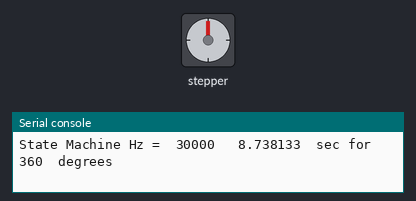
This program was run on a simulated Raspberry Pi Pico running MicroPython. Shown: stepper motor, the last lines printed to the serial console. The stepper is drawn at 2048 steps a turn.

Above: at 0.15 s.
At 12.6 s:
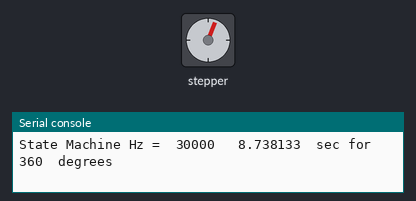
At 25.1 s:
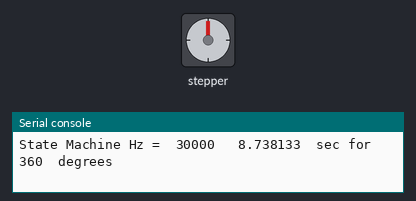
At 39.73 s:
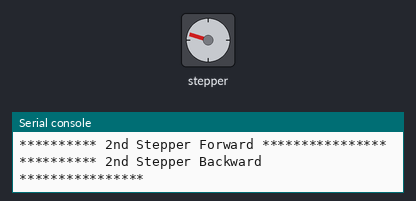
Timing chart, 0 to 40.0 s (numbered marks = the images above):
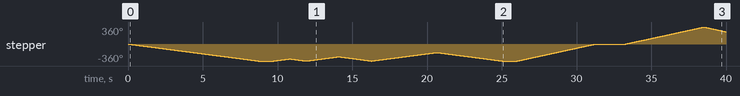

The program:

setpper_motor2.py
```python
# Programmable I/O example with 2 unipolar steppers 28BYJ-48 + UNL2003
#  an Half Step sequence is used-  Sept 2021 - federico

from machine import Pin
from rp2 import PIO, StateMachine, asm_pio
from utime import sleep


# ====== start Input DATA =======
stepper_ratio = 1 / 64     # see stepper data sheet
cog_nr = 8                 # see stepper data sheet
# stepper motor- same colors sequence for pi pico BluePinkYellowOrange - ULN2003 BPYO
# start_pin_0 = Pin(10)      # Stepper nr.1 - 1st ( Blue color) of 4 stepper's pins
start_pin_1 = Pin(18)      # Stepper nr.2 - 1st ( Blue color) of 4 stepper's pins
nr_sm_pins = 4

# sm  2 <= kHz <= 50 this trial with unipolar stepper 28BYJ-48
frequency = 30_000         # default state machine frequency
min_frequency = 2_000      # from trials
max_frequency = 50_000     # from trials
rev_angle = 360
degrees = 360
HALF_STEP = [9, 1, 3, 2, 6, 4, 12, 8]  # see forward_PIO() & backwards_PIO()
nop_clock_delays = 32                  # see forward_PIO() & backwards_PIO()

# ====== end  Input DATA =======
steps_rev = int(cog_nr * len(HALF_STEP) * 1/stepper_ratio)
# Run the state machine for sec_rev (360 degrees) sec
sec_rev = (1 / frequency) * 2 * nop_clock_delays * steps_rev
constant = frequency * sec_rev

# sm3.active(1);sleep(a * steps / steps_rev);sm3.active(0);sm3.exec("set(pins,0)")
k_steps = rev_angle/steps_rev
steps = int(degrees / k_steps)  # steps*k_steps = degree

# ref: GET STARTED WITH MICROPYTHON ON RASPBERRY PI PICO
#      Appendix C Programmable I/O
# program definition - the @asm_pio descriptor tells MicroPython to treat
# it as a PIO program and not a normal method
# there are 4 set pins connected to the SM, and their initial state is set
# when the StateMachine is created.
# output low for all 4 pins ( 18,19, 20, 21)  - see sm0&sm1 instantiations for the 1st stepper
# output low for all 4 pins ( 10,11, 12, 13)  - see sm2&sm3 instantiations for the 2nd stepper

@asm_pio(set_init=(PIO.OUT_LOW,) * nr_sm_pins)  # method descriptor
def forward_PIO():   # Half step 1&2 phases
    # Step half a step to alternate between single coil and double coil steps.
    HALF_STEP = [9, 1, 3, 2, 6, 4, 12, 8]
    a = 31
    wrap_target
    # set() Drive stepper's pins as Half Step ON/OFF sequence and then delay for [a] cycles
    set(pins, HALF_STEP[0])[a]
    # nop is a pioasm pseudoinstruction used for extra delay
    nop()[a]
    set(pins, HALF_STEP[1])[a]
    nop()[a]
    set(pins, HALF_STEP[2])[a]
    nop()[a]
    set(pins, HALF_STEP[3])[a]
    nop()[a]
    set(pins, HALF_STEP[4])[a]
    nop()[a]
    set(pins, HALF_STEP[5])[a]
    nop()[a]
    set(pins, HALF_STEP[6])[a]
    nop()[a]
    set(pins, HALF_STEP[7])[a]
    nop()[a]
    wrap()

@asm_pio(set_init=(PIO.OUT_LOW,) * nr_sm_pins)
def backwards_PIO():
    HALF_STEP = [8, 12, 4, 6, 2, 3, 1, 9]
    a = 31
    wrap_target()
    set(pins, HALF_STEP[0])[a]
    nop()[a]
    set(pins, HALF_STEP[1])[a]
    nop()[a]
    set(pins, HALF_STEP[2])[a]
    nop()[a]
    set(pins, HALF_STEP[3])[a]
    nop()[a]
    set(pins, HALF_STEP[4])[a]
    nop()[a]
    set(pins, HALF_STEP[5])[a]
    nop()[a]
    set(pins, HALF_STEP[6])[a]
    nop()[a]
    set(pins, HALF_STEP[7])[a]
    nop()[a]
    wrap()

# 1st stepper
# sm0 = StateMachine(0,    forward_PIO, freq=frequency, set_base=start_pin_0)
# sm1 = StateMachine(1,  backwards_PIO, freq=frequency, set_base=start_pin_0)

# 2nd stepper
sm2 = StateMachine(2,    forward_PIO, freq=frequency, set_base=start_pin_1)
sm3 = StateMachine(3,  backwards_PIO, freq=frequency, set_base=start_pin_1)

#-------------------------- END of Code------------------------------------

#***** Run examples ******
a = (constant / frequency)
degrees = 360
print("State Machine Hz = ", frequency, " ", a * degrees / rev_angle, " sec for ", degrees, " degrees")

# sm0.active(1)  # start the stepper nr1
sm3.active(1)  # start the stepper nr3

# Run the state machine for a * degrees / rev_angle seconds
sleep(a * degrees / rev_angle)

# sm0.active(0)  # stop the sm0 - 1st stepper
sm3.active(0)  # stop the sm3 - 2nd stepper

# Turn off the set pins ( 4 pico/stepper pins) via an exec instruction.
# sm0.exec("set(pins,0)")
sm3.exec("set(pins,0)")

sleep(1)

# sm0.active(1); sleep(512 * constant/(frequency*steps_rev));sm0.active(0); sm0.exec("set(pins,0)")
# sm1.active(1); sleep(512 * constant/(frequency*steps_rev));sm1.active(0); sm1.exec("set(pins,0)")
sm2.active(1); sleep(512 * constant/(frequency*steps_rev));sm2.active(0); sm2.exec("set(pins,0)")
sm3.active(1); sleep(512 * constant/(frequency*steps_rev));sm3.active(0); sm3.exec("set(pins,0)")

# sm0.active(1); sleep(1024 * constant/(frequency*steps_rev));sm0.active(0); sm0.exec("set(pins,0)")
# sm1.active(1); sleep(1024 * constant/(frequency*steps_rev));sm1.active(0); sm1.exec("set(pins,0)")
sm2.active(1); sleep(1024 * constant/(frequency*steps_rev));sm2.active(0); sm2.exec("set(pins,0)")
sm3.active(1); sleep(1024 * constant/(frequency*steps_rev));sm3.active(0); sm3.exec("set(pins,0)")

# sm0.active(1); sleep(2048 * constant/(frequency*steps_rev));sm0.active(0); sm0.exec("set(pins,0)")
# sm1.active(1); sleep(2048 * constant/(frequency*steps_rev));sm1.active(0); sm1.exec("set(pins,0)")
sm2.active(1); sleep(2048 * constant/(frequency*steps_rev));sm2.active(0); sm2.exec("set(pins,0)")
sm3.active(1); sleep(2048 * constant/(frequency*steps_rev));sm3.active(0); sm3.exec("set(pins,0)")

# sm0.active(1); sm3.active(1); sleep(512 * constant/(frequency*steps_rev));sm0.active(0);sm3.active(0); sm0.exec("set(pins,0)"); sm3.exec("set(pins,0)")
# sm1.active(1); sm2.active(1); sleep(512 * constant/(frequency*steps_rev));sm1.active(0);sm2.active(0); sm1.exec("set(pins,0)"); sm2.exec("set(pins,0)")

#---------------------------------------------------------------------------------------
sleep(1)
print( "to change the stepper speed we change the State Machine Hz with a new State Machine instantiation")

frequency = 50000
sec_rev = (1 / frequency) * 2 * nop_clock_delays * steps_rev
constant = frequency * sec_rev
a = (constant / frequency)
degrees = 360

# sm1 = StateMachine(0,    forward_PIO, freq= frequency, set_base=start_pin_0)
sm3 = StateMachine(3,    forward_PIO, freq= frequency, set_base=start_pin_1)

print("State Machine Hz = ", frequency, " ", a * degrees / rev_angle, " sec for ", degrees, " degrees")

# sm1.active(1)  # start the stepper nr1
sm3.active(1)  # start the stepper nr2

# Run the state machine for a * degrees / rev_angle seconds
sleep(a * degrees / rev_angle)

# sm1.active(0)  # stop the sm1 - 1st stepper
sm3.active(0)  # stop the sm3 - 2nd stepper

# Turn off the set pins ( 4 pico/stepper pins) via an exec instruction.
# sm1.exec("set(pins,0)")
sm3.exec("set(pins,0)")

sleep(1)

print("********** 1st Stepper Forward ****************")
# sm0 = StateMachine(0,    forward_PIO, freq=frequency, set_base=start_pin_0)
# sm0.active(1);sleep(degrees * a  / rev_angle);sm0.active(0);sm0.exec("set(pins,0)")
print("********** 1st Stepper Backward ****************")
# sm1 = StateMachine(1,  backwards_PIO, freq=frequency, set_base=start_pin_0)
# sm1.active(1);sleep(degrees * a  / rev_angle);sm1.active(0);sm1.exec("set(pins,0)")

sleep(1)

print("********** 2nd Stepper Forward ****************")
sm2 = StateMachine(2,    forward_PIO, freq=frequency, set_base=start_pin_1)
sm2.active(1);sleep(degrees * a  / rev_angle);sm2.active(0);sm2.exec("set(pins,0)")
print("********** 2nd Stepper Backward ****************")
sm3 = StateMachine(3,  backwards_PIO, freq=frequency, set_base=start_pin_1)
sm3.active(1);sleep(degrees * a  / rev_angle);sm3.active(0);sm3.exec("set(pins,0)")


print(" use of steps in place of degrees")
sm3.active(1);sleep(2048 * a / steps_rev);sm3.active(0);sm3.exec("set(pins,0)")
sleep(1)
sm3.active(1);sleep(1024 * a  / steps_rev);sm3.active(0);sm3.exec("set(pins,0)")
sleep(1)
sm3.active(1);sleep(512 * a  / steps_rev);sm3.active(0);sm3.exec("set(pins,0)")
sleep(1)
sm3.active(1);sleep(512 * a  / steps_rev);sm3.active(0);sm3.exec("set(pins,0)")
```

Measured:
- by itself, stepper: turns 360° counter-clockwise in 8.7 s, then 45° clockwise in 1.1 s, then 45° counter-clockwise in 1.1 s, then 90° clockwise in 2.2 s, and so on
